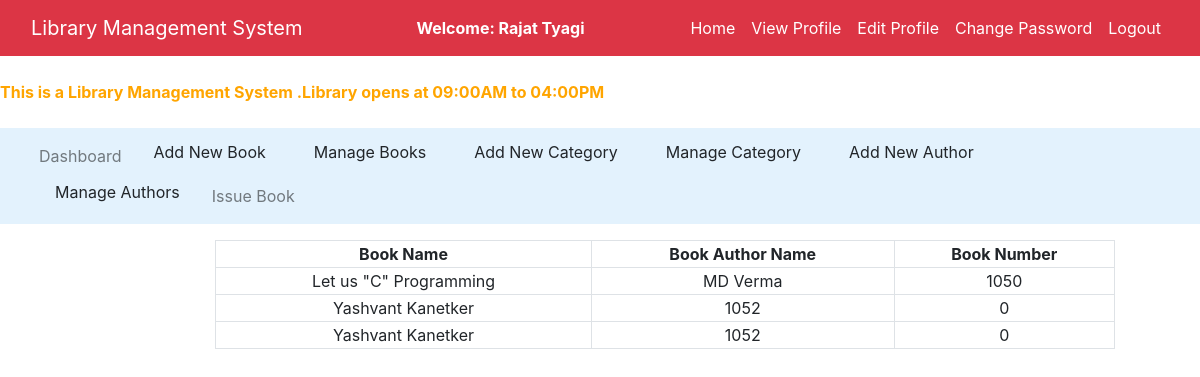
Screenshot of /view_issued_book.php (signed in) with the database file from the repository.
### tables this page shows
CREATE TABLE IF NOT EXISTS `issued_books` (
`book_id` int(11) NOT NULL,
  `book_no` int(50) NOT NULL,
  `book_name` varchar(100) NOT NULL,
  `book_author` varchar(50) NOT NULL,
  `student_id` int(11) NOT NULL,
  `status` int(11) NOT NULL,
  `issue_date` datetime NOT NULL
);

### view_issued_book.php (the view, shortened to what this page needs)
<?php
	$connection = mysqli_connect("localhost","root","");
	$query = "select book_name,book_author,book_no from issued_books where student_id = $_SESSION[id] and status = 1";
?>
<!DOCTYPE html>
<html>
<head>
	<link rel="stylesheet" type="text/css" href="assets/css/style.css">
	<link rel="stylesheet" type="text/css" href="assets/css/bootstrap.min.css">
</head>
<body>
<nav class="navbar navbar-expand-lg navbar-light bg-danger">
	<div class="container-fluid">
		<div class="navbar-header">
			<a href="index.php"class="navbar-brand text-white">Library Management System</a>
		</div>
		<span style="color: white;"><strong>Welcome: <?php echo $_SESSION['name']; ?></strong></span>
		<ul class="nav navbar-nav navbar-right">
			<li class="nav-item">
				<a href="index.php"class="nav-link text-white">Home</a>
			</li>
			<li class="nav-item">
				<a href="view_profile.php"class="nav-link text-white">View Profile</a>
			</li>
			<li class="nav-item">
				<a href="edit_profile.php"class="nav-link text-white">Edit Profile</a>
			</li>
			<li class="nav-item">
				<a href="change_password.php"class="nav-link text-white">Change Password</a>
			</li>
			<li class="nav-item">
				<a href="../logout.php"class="nav-link text-white">Logout</a>
			</li>
		</ul>
	</div>
</nav>
<br>
<span>
	<marquee style="color: orange;">
		<b>This is a Library Management System .Library opens at 09:00AM to 04:00PM</b>
	</marquee>
</span><br>
<nav class="navbar navbar-expand-lg navbar-light" style="background-color: #e3f2fd">
	<div class="container-fluid">
		<ul class="nav navbar-nav navbar-center">
			<li class="nav-item">
				<a href="admin_dashboard.php" class="nav-link">Dashboard</a>
			</li>
			<li class="nav-item">
				<a href="add_book.php" class="dropdown-item">Add New Book</a>
			</li>
			<li class="nav-item">
				<a href="manage_book.php" class="dropdown-item">Manage Books</a>
			</li>
			<li class="nav-item">
				<a href="add_cat.php" class="dropdown-item">Add New Category</a>
			</li>
			<li class="nav-item">
				<a href="manage_cat.php" class="dropdown-item">Manage Category</a>
			</li>
			<li class="nav-item">
				<a href="add_author.php" class="dropdown-item">Add New Author</a>
			</li>
			<li class="nav-item">
				<a href="manage_author.php" class="dropdown-item">Manage Authors</a>
			</li>
			<li class="nav-item">
				<a href="issue_book.php" class="nav-link">Issue Book</a>
			</li>
		</ul>
	</div>
</nav>
<div class="container-fluid">
	<div class="row">
		<div class="col-md-2"></div>
		<div class="col-md-8">
			<form>
				<table class="table-bordered mt-3"style="width: 900px;text-align: center;">
					<tr>
						<th>Book Name</th>
						<th>Book Author Name</th>
						<th>Book Number</th>
					</tr>
					<?php
						$query_run = mysqli_query($connection,$query);
						while($row = mysqli_fetch_assoc($query_run))
						{
							$book_name=$row['book_name'];
							$author=$row['book_author'];
							$book_no=$row['book_no'];
					?>
							<tr>
								<td><?php echo $book_name; ?></td>
								<td><?php echo $author; ?></td>
								<td><?php echo $book_no; ?></td>
							</tr>
					<?php
						}
					?>
				</table>
			</form>
		</div>
		<div class="col-md-2"></div>
	</div>
</div>
</body>
</html>

### rows the page displays
issued_books: book_name "Let us \"C\" Programming", book_author "MD Verma", book_no "1050"
issued_books: book_name "Yashvant Kanetker", book_author "1052", book_no "0"
issued_books: book_name "Yashvant Kanetker", book_author "1052", book_no "0"

### other values shown
$_SESSION['name'] "Rajat Tyagi"
